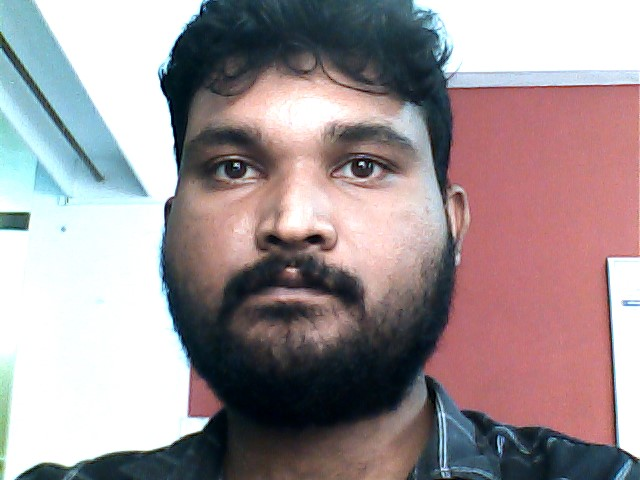
#> input picture Images/Ananthakrishnan/Ananthakrishnan.jpg, 640 x 480 px, given in place of the camera
$ python Face_detection.py
#> lines starting #> are read from the running program, lines starting #| are printed output that depends on the picture; after the words box and inside, x2 and y2 are one past the last pixel; in counts of white or black regions, pixels touching at a corner belong together
import cv2
import os

# Function to create directory if not exists
def create_directory(directory):
    if not os.path.exists(directory):
        os.makedirs(directory)

# Function to capture faces from webcam
def capture_faces():
    # Initialize OpenCV's built-in frontal face detector
    face_cascade = cv2.CascadeClassifier(cv2.data.haarcascades + 'haarcascade_frontalface_default.xml')

    # Initialize webcam
    cap = cv2.VideoCapture(0)

    while True:
        # Capture frame-by-frame
        ret, frame = cap.read()
#> frame is the input picture: shape (480, 640, 3); mean B, G, R 149.2, 146.3, 158.8

        # Convert frame to grayscale
        gray = cv2.cvtColor(frame, cv2.COLOR_BGR2GRAY)
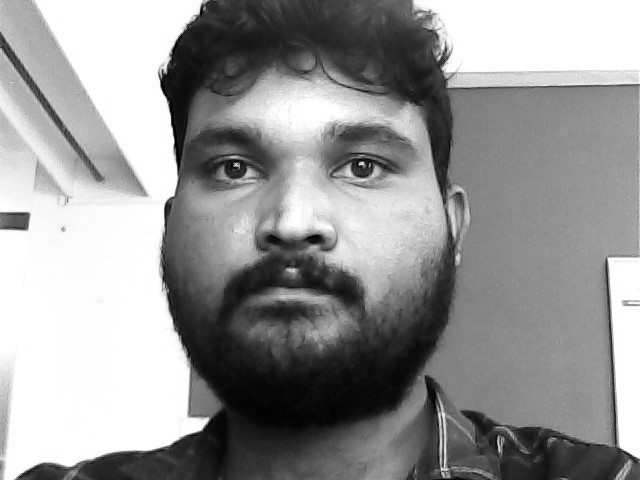
#> gray: shape (480, 640); min 0, max 255, mean 150.4

        # Detect faces in the grayscale frame
        faces = face_cascade.detectMultiScale(gray, scaleFactor=1.3, minNeighbors=5)
#> faces = [[138, 46, 313, 313]]

        for (x, y, w, h) in faces:
            # Draw rectangle around the face
            cv2.rectangle(frame, (x, y), (x + w, y + h), (255, 0, 0), 2)
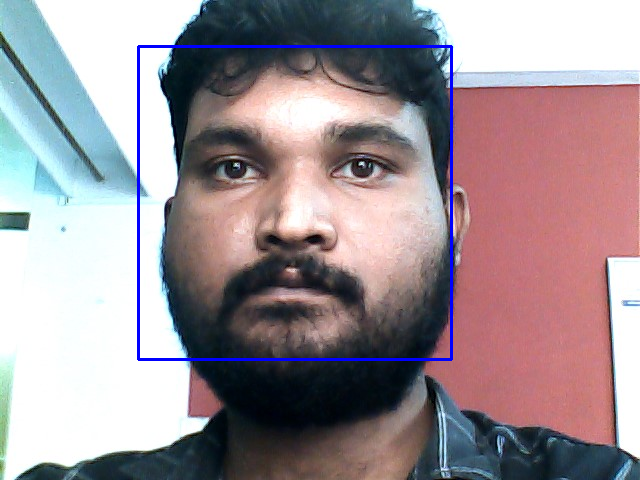
#> frame: shape (480, 640, 3); 1.22% of pixels changed, all inside (x1, y1, x2, y2) = (137, 45, 453, 361)

            # Extract the face region from the frame and resize it
            face = gray[y:y+h, x:x+w]
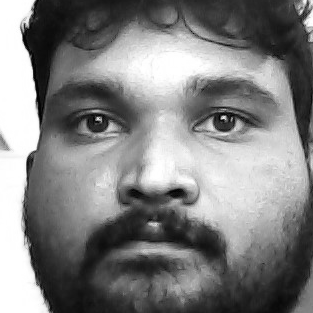
#> face: shape (313, 313); min 1, max 255, mean 128.9
            resized_face = cv2.resize(face, (100, 100))  # Adjust dimensions as needed
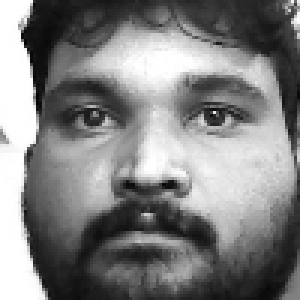
#> resized_face: shape (100, 100) (shown 3 times larger); min 4, max 255, mean 128.9

            # Save the face image
            person_name = input("Enter the person's name: ")
#> the answer given: Images/Ananthakrishnan/Ananthakrishnan.jpg
            directory = "faces/" + person_name
            create_directory(directory)
#> (the run stopped early here; a loop or call above may not have finished)
